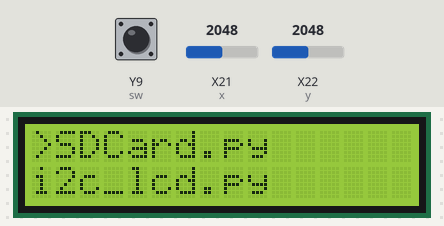
The program below on a simulated pyboard running MicroPython. Parts: 16×2 character LCD. Inputs (shaded band) come from the test bench; at power-on: X22 (y) = 2048, Y9 (sw) HIGH, X21 (x) = 2048 (analog values on the 0–4095 scale). Files the program writes start out absent; library files of the repository ran but are not shown: i2c_lcd.py; what the program prints to the serial console is not drawn.

Above: at 1.2 s.
1.3 s: X22 (y) set to 3530
3.8 s: X22 (y) set to 3633
At 4.18 s:
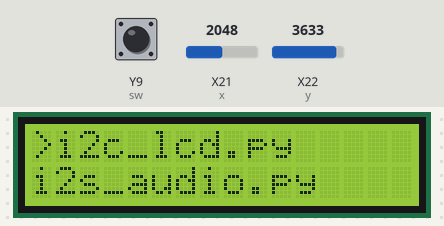
6.5 s: Y9 (sw) pulled LOW for 0.4 s
At 6.81 s:
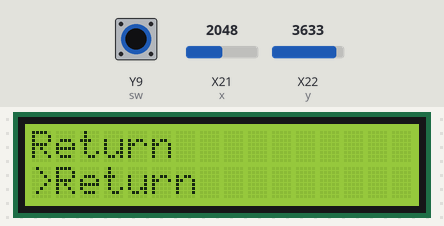
9.1 s: Y9 (sw) pulled LOW for 1 s
At 9.71 s:
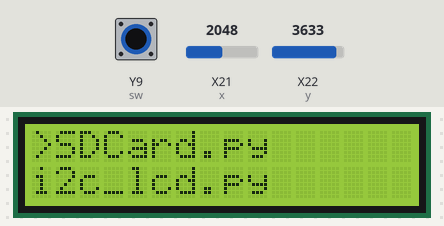
11.6 s: Y9 (sw) pulled LOW for 3.2 s
16.3 s: Y9 (sw) pulled LOW for 1 s
At 18.13 s:
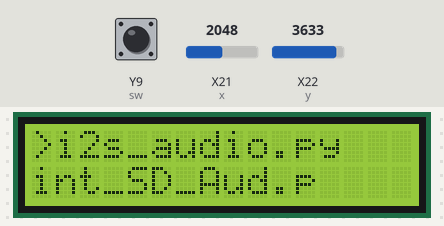

Measured:
- the behaviour switches between 3595 and 3596 on X22 (y) (found by bisection; images 0 and 1)
- after the input at 3.8 s, the display: first differs from a run without the input after 0.23 s (image 1)
- after the input at 6.5 s, the display: first differs from a run without the input after 0.16 s (image 2)
- after the input at 9.1 s, the display: first differs from a run without the input after 0.46 s (image 3)
- after the input at 16.3 s, the display: first differs from a run without the input after 0.05 s (image 4 shows a later state)

The program:

lcd_SD_joy.py
```python
from time import sleep_ms, ticks_ms
from machine import I2C, Pin
from i2c_lcd import I2cLcd
from machine import Pin, ADC, SoftSPI
from time import sleep_ms
from sdcard import SDCard
import os

x = ADC(Pin(34))
y = ADC(Pin(35))

x.atten(ADC.ATTN_11DB)
y.atten(ADC.ATTN_11DB)

sw = Pin(26, Pin.IN, Pin.PULL_UP)

DEFAULT_I2C_ADDR = 0X27

i2c=I2C(scl=Pin(22), sda=Pin(21), freq=400000)
lcd = I2cLcd(i2c, DEFAULT_I2C_ADDR,2,16)

spisd = SoftSPI(-1,
                miso=Pin(13),
                mosi=Pin(12),
                sck=Pin(14))
sd = SDCard(spisd, Pin(27))

vfs=os.VfsFat(sd)
os.mount(vfs, '/sd')
owd = os.getcwd()
old_dir=owd

threshold = 500
directorio = os.listdir()
directorio_dsp = [st[0:12] for st in directorio]
pos = 0

lcd.clear()
lcd.putstr('{}\n{}'.format(directorio_dsp[pos],directorio_dsp[pos+1]))
print(owd)

while True:
    x_val = x.read()
    y_val = y.read()

    if y_val < threshold:
        pos = pos-1
        if pos<0:
            pos=0
    elif y_val > 4095-threshold:
        pos = pos+1
        if pos>len(directorio)-1:
            pos = len(directorio)-1

    if sw.value()==0:
        if directorio[pos] == 'Return':
            try:
                lst = old_dir.split('/')
                print(lst[0:-2])
                old_dir=''

                if len(lst) > 2:
                    for item in lst[0:-2]:
                        ## print(item)
                        if item != '':
                            old_dir=old_dir+'/'+item
                else:
                    old_dir=owd
                print(old_dir)
            except:
                print('Error')

            os.chdir(old_dir)
            directorio = os.listdir()
            directorio.append('Return')
            directorio_dsp = [st[0:12] for st in directorio]
            pos = 0
        else:
            try:
                os.chdir(directorio[pos])
                old_dir=old_dir+directorio[pos]+'/'
                print(old_dir)
                directorio = os.listdir()
                directorio.append('Return')
                directorio_dsp = [st[0:12] for st in directorio]
                pos = 0
            except:
                print('No es un directorio.')

    lcd.clear()
    if pos == len(directorio)-1:
        lcd.putstr('{}\n>{}'.format(directorio_dsp[pos-1],directorio_dsp[pos]))
    else:
        lcd.putstr('>{}\n{}'.format(directorio_dsp[pos],directorio_dsp[pos+1]))
    sleep_ms(300)
```
